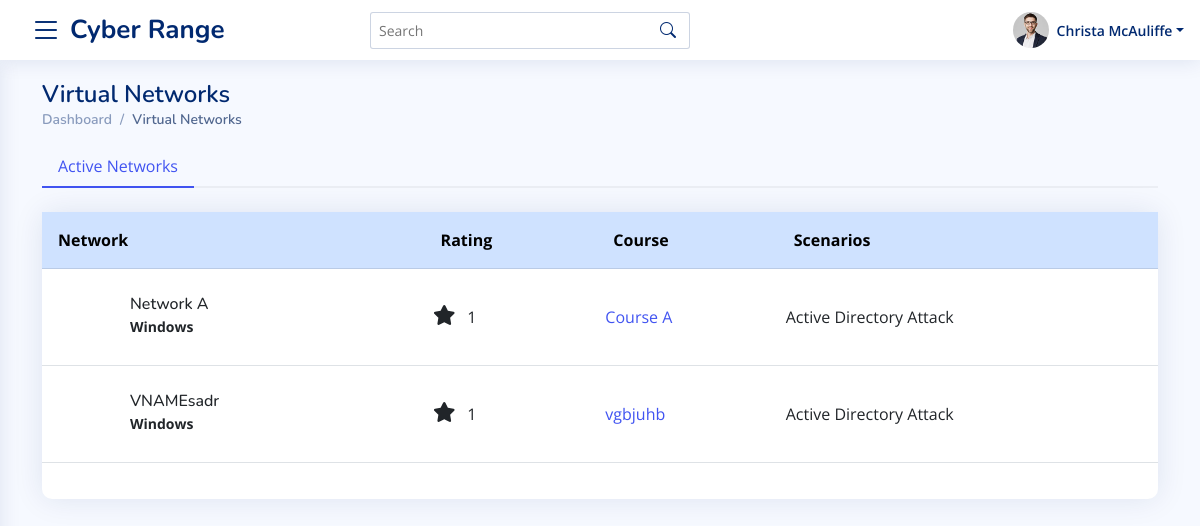
/instructor/virtaul-networks (signed in), run on an earlier commit of the app's database.
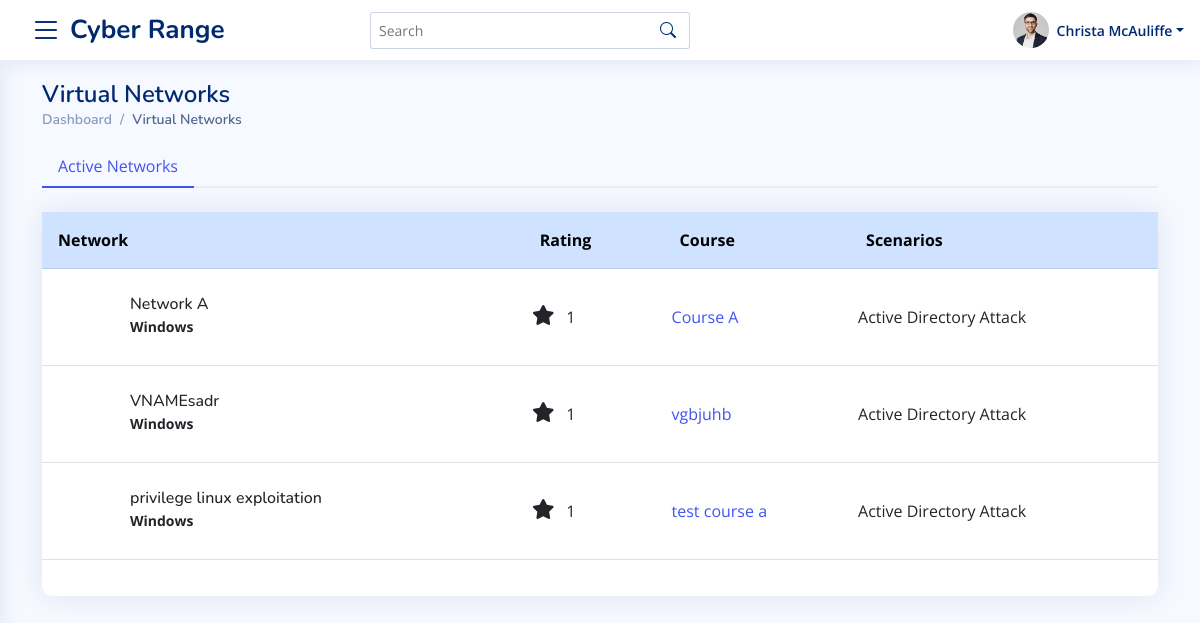
And on a later commit of the database.
### master_app/models.py (models this page shows, shortened)
class VirtualNetwork(models.Model):
    course = models.ForeignKey(Course, on_delete=models.CASCADE)
    name = models.CharField(max_length=100)
    description = RichTextField()
    operating_system = models.CharField(max_length=3, default=1 , choices=OPERATING_SYSTEM_CHOICES)
    scenarios = models.CharField(max_length=50, default="1" , choices=SCENARIOS_CATEGORYIES)
    rating  = models.CharField(max_length=1 , default="1", choices=RATING_CHOICES)
    config_file_url = models.URLField(max_length=300 , default="" , blank=True, null=True)
    ip_address = models.GenericIPAddressField(blank=True, null=True)
    topology_image = models.ImageField(upload_to="topologies/", blank=True, null=True)
    ssh_file = models.FileField(upload_to="sshFiles/" , blank=True, null=True)
    instructions = RichTextField(blank = True, null=True, default="")
    def get_operating_system(self):
        try:
            return OPERATING_SYSTEM_CHOICES_TEXT[self.operating_system]
        except:
            return None
    def get_scenarios(self):
        try:
            return SCENARIOS_CATEGORYIES_TEXT[self.scenarios]
        except:
            return None

class Course(models.Model):
    instructor = models.ForeignKey(User, on_delete=models.CASCADE)
    name = models.CharField(max_length=100)
    start_time = models.DateTimeField(auto_now_add=False, default=timezone.now)
    end_time = models.DateTimeField(auto_now_add=False, default=timezone.now)
    created_timestamp = models.DateTimeField( auto_now_add=True )
    description = RichTextField()
    is_approved = models.CharField(max_length=2, choices=APPROVED_CHOICES, default="1")
    points = models.IntegerField(blank=True, null=True, default=60)
    def __str__(self):
        return self.name

### master_app/views.py (the view)
# urls.py: path("instructor/virtaul-networks", views.InstructorVirtualNetworkList, name="instructor-virtual-network-url"),
@login_required
@teacher_required
def InstructorVirtualNetworkList(request):
    networks = [i for x in Course.objects.filter(instructor = request.user) for i in x.virtualnetwork_set.all() if len(x.virtualnetwork_set.all())>0 ]
    template_name = 'master_app/instructor/virutal_netwroks.html'
    context = {
        "networks" : networks
    }
    return render(request, template_name, context)

### master_app/templates/master_app/instructor/virutal_netwroks.html (shortened to what the changed rows need)
{%  extends 'base.html' %}
{% load static %}
{% block content %}
<main id="main" class="main">
    <section class="section dashboard">
      <div class="container">
        <div class="row">
          <div class="col-12">
            <div class="pagetitle">
              <h1>Virtual Networks</h1>
            </div>
          </div>
        </div>
            <div class="row">
                <div class="col-12">
                    <div class="card shadow-none bg-transparent p-0">
                        <div class="card-body px-0">
                              <div class="tab-content pt-2" id="borderedTabContent">
                                <div class="tab-pane fade show active" id="bordered-home" role="tabpanel" aria-labelledby="home-tab">
                                    <div class="card  mt-3">
                                        <div class="card-body px-0">
                                          <table class="table">
                                            <thead class="table-primary ">
                                              <tr >
                                                <th scope="col" class="p-3">Network</th>
                                                <th scope="col" class="p-3">Rating</th>
                                                <th scope="col" class="p-3">Course</th>
                                                <th scope="col" class="p-3">Scenarios</th>
                                              </tr>
                                            </thead>
                                            <tbody>
                                              {% for network in networks %}
                                                <tr >
                                                  <td class="py-3">
                                                      <div class="d-flex align-items-center">
                                                          <div class="card-icon rounded-circle d-flex align-items-center justify-content-center">
                                                          </div>
                                                          <div class="ps-3">
                                                            <h6 class="mb-0">{{ network.name }}</h6>
                                                            <span class=" small pt-1 fw-bold">{{ network.get_operating_system }}</span>
                                                          </div>
                                                        </div>
                                                  </td>
                                                  <td class="align-middle">
                                                      <i class="fas fa-star circle-icon fs-5 me-2"></i> {{ network.rating }}
                                                  </td>
                                                  <td class="align-middle">
                                                    <a href="{% url 'instructor-courses-details-url' network.course.id %}">{{ network.course }}</a>
                                                  </td>
                                                  <td class="align-middle">
                                                    {{ network.get_scenarios }}
                                                  </td>
                                                </tr>
                                              {% endfor %}
                                            </tbody>
                                          </table>
                                        </div>
                                    </div>
                                </div>
                              </div>
                        </div>
                    </div>
                </div>
            </div>
          </div>
    </section>
</main>
{% endblock %}

What changed in the data, as far as the page shows it:
added VirtualNetwork: name "privilege linux exploitation", get_operating_system "Windows", rating "1", course "test course a", get_scenarios "Active Directory Attack"
